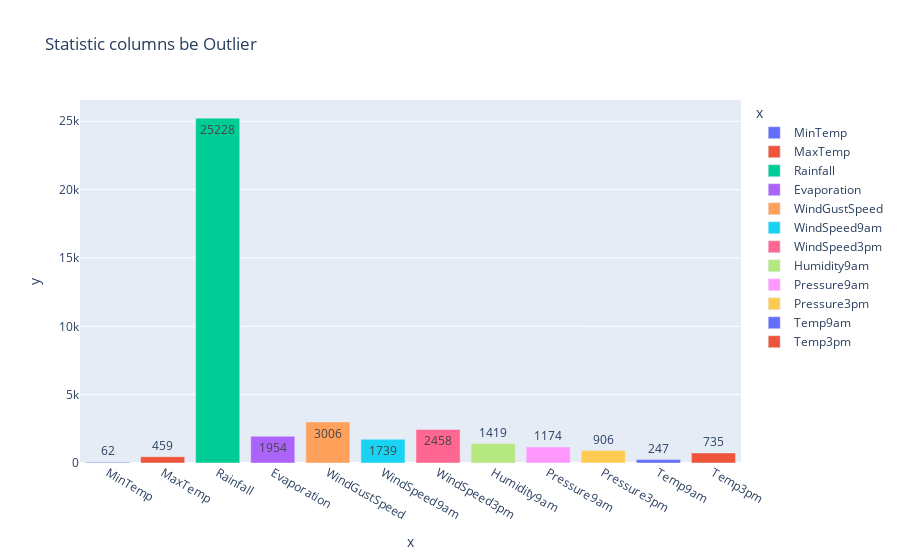

Notebook code cell kept with this figure:
### Code cell
show_ourlies(data[number_var])

### Figure 1 — Plotly figure (JSON) as saved in the notebook; plotly's stock layout.template omitted (floating-point values rounded to 4 significant figures)
{"data": [{"alignmentgroup": "True", "hovertemplate": "x=%{x}<br>y=%{y}<extra></extra>", "legendgroup": "MinTemp", "marker": {"color": "#636efa", "pattern": {"shape": ""}}, "name": "MinTemp", "offsetgroup": "MinTemp", "orientation": "v", "showlegend": true, "textposition": "auto", "texttemplate": "%{y:.s}", "type": "bar", "x": ["MinTemp"], "xaxis": "x", "y": [62], "yaxis": "y"}, {"alignmentgroup": "True", "hovertemplate": "x=%{x}<br>y=%{y}<extra></extra>", "legendgroup": "MaxTemp", "marker": {"color": "#EF553B", "pattern": {"shape": ""}}, "name": "MaxTemp", "offsetgroup": "MaxTemp", "orientation": "v", "showlegend": true, "textposition": "auto", "texttemplate": "%{y:.s}", "type": "bar", "x": ["MaxTemp"], "xaxis": "x", "y": [459], "yaxis": "y"}, {"alignmentgroup": "True", "hovertemplate": "x=%{x}<br>y=%{y}<extra></extra>", "legendgroup": "Rainfall", "marker": {"color": "#00cc96", "pattern": {"shape": ""}}, "name": "Rainfall", "offsetgroup": "Rainfall", "orientation": "v", "showlegend": true, "textposition": "auto", "texttemplate": "%{y:.s}", "type": "bar", "x": ["Rainfall"], "xaxis": "x", "y": [25228], "yaxis": "y"}, {"alignmentgroup": "True", "hovertemplate": "x=%{x}<br>y=%{y}<extra></extra>", "legendgroup": "Evaporation", "marker": {"color": "#ab63fa", "pattern": {"shape": ""}}, "name": "Evaporation", "offsetgroup": "Evaporation", "orientation": "v", "showlegend": true, "textposition": "auto", "texttemplate": "%{y:.s}", "type": "bar", "x": ["Evaporation"], "xaxis": "x", "y": [1954], "yaxis": "y"}, {"alignmentgroup": "True", "hovertemplate": "x=%{x}<br>y=%{y}<extra></extra>", "legendgroup": "WindGustSpeed", "marker": {"color": "#FFA15A", "pattern": {"shape": ""}}, "name": "WindGustSpeed", "offsetgroup": "WindGustSpeed", "orientation": "v", "showlegend": true, "textposition": "auto", "texttemplate": "%{y:.s}", "type": "bar", "x": ["WindGustSpeed"], "xaxis": "x", "y": [3006], "yaxis": "y"}, {"alignmentgroup": "True", "hovertemplate": "x=%{x}<br>y=%{y}<extra></extra>", "legendgroup": "WindSpeed9am", "marker": {"color": "#19d3f3", "pattern": {"shape": ""}}, "name": "WindSpeed9am", "offsetgroup": "WindSpeed9am", "orientation": "v", "showlegend": true, "textposition": "auto", "texttemplate": "%{y:.s}", "type": "bar", "x": ["WindSpeed9am"], "xaxis": "x", "y": [1739], "yaxis": "y"}, {"alignmentgroup": "True", "hovertemplate": "x=%{x}<br>y=%{y}<extra></extra>", "legendgroup": "WindSpeed3pm", "marker": {"color": "#FF6692", "pattern": {"shape": ""}}, "name": "WindSpeed3pm", "offsetgroup": "WindSpeed3pm", "orientation": "v", "showlegend": true, "textposition": "auto", "texttemplate": "%{y:.s}", "type": "bar", "x": ["WindSpeed3pm"], "xaxis": "x", "y": [2458], "yaxis": "y"}, {"alignmentgroup": "True", "hovertemplate": "x=%{x}<br>y=%{y}<extra></extra>", "legendgroup": "Humidity9am", "marker": {"color": "#B6E880", "pattern": {"shape": ""}}, "name": "Humidity9am", "offsetgroup": "Humidity9am", "orientation": "v", "showlegend": true, "textposition": "auto", "texttemplate": "%{y:.s}", "type": "bar", "x": ["Humidity9am"], "xaxis": "x", "y": [1419], "yaxis": "y"}, {"alignmentgroup": "True", "hovertemplate": "x=%{x}<br>y=%{y}<extra></extra>", "legendgroup": "Pressure9am", "marker": {"color": "#FF97FF", "pattern": {"shape": ""}}, "name": "Pressure9am", "offsetgroup": "Pressure9am", "orientation": "v", "showlegend": true, "textposition": "auto", "texttemplate": "%{y:.s}", "type": "bar", "x": ["Pressure9am"], "xaxis": "x", "y": [1174], "yaxis": "y"}, {"alignmentgroup": "True", "hovertemplate": "x=%{x}<br>y=%{y}<extra></extra>", "legendgroup": "Pressure3pm", "marker": {"color": "#FECB52", "pattern": {"shape": ""}}, "name": "Pressure3pm", "offsetgroup": "Pressure3pm", "orientation": "v", "showlegend": true, "textposition": "auto", "texttemplate": "%{y:.s}", "type": "bar", "x": ["Pressure3pm"], "xaxis": "x", "y": [906], "yaxis": "y"}, {"alignmentgroup": "True", "hovertemplate": "x=%{x}<br>y=%{y}<extra></extra>", "legendgroup": "Temp9am", "marker": {"color": "#636efa", "pattern": {"shape": ""}}, "name": "Temp9am", "offsetgroup": "Temp9am", "orientation": "v", "showlegend": true, "textposition": "auto", "texttemplate": "%{y:.s}", "type": "bar", "x": ["Temp9am"], "xaxis": "x", "y": [247], "yaxis": "y"}, {"alignmentgroup": "True", "hovertemplate": "x=%{x}<br>y=%{y}<extra></extra>", "legendgroup": "Temp3pm", "marker": {"color": "#EF553B", "pattern": {"shape": ""}}, "name": "Temp3pm", "offsetgroup": "Temp3pm", "orientation": "v", "showlegend": true, "textposition": "auto", "texttemplate": "%{y:.s}", "type": "bar", "x": ["Temp3pm"], "xaxis": "x", "y": [735], "yaxis": "y"}], "layout": {"barmode": "relative", "legend": {"title": {"text": "x"}, "tracegroupgap": 0}, "title": {"text": "Statistic columns be Outlier"}, "xaxis": {"anchor": "y", "categoryarray": ["MinTemp", "MaxTemp", "Rainfall", "Evaporation", "WindGustSpeed", "WindSpeed9am", "WindSpeed3pm", "Humidity9am", "Pressure9am", "Pressure3pm", "Temp9am", "Temp3pm"], "categoryorder": "array", "domain": [0, 1], "title": {"text": "x"}}, "yaxis": {"anchor": "x", "domain": [0, 1], "title": {"text": "y"}}}}
